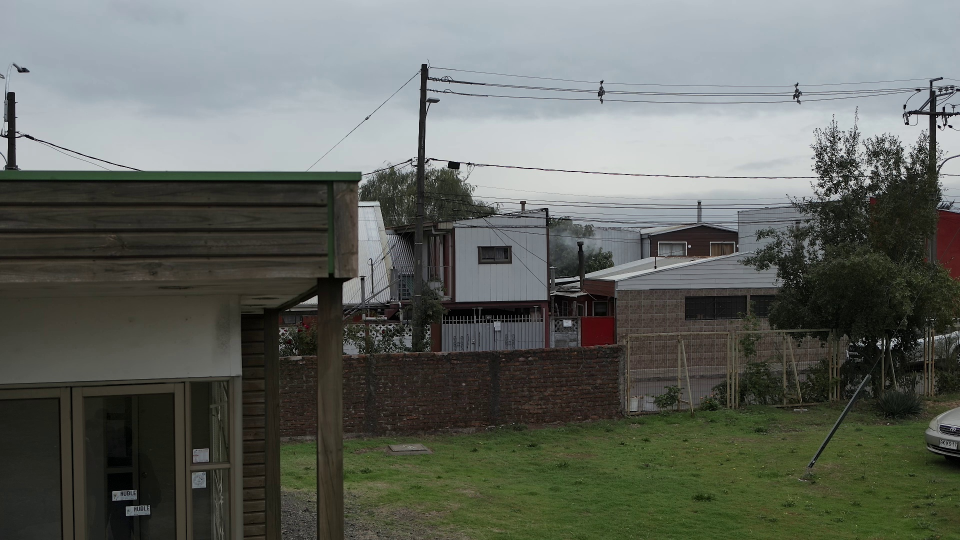
#> input picture dataset/DJI_20250422114842_0003_frame_000000.jpg, 1920 x 1080 px, found by its file name (shown at 1/2 size); its folder holds only this picture in this run
$ python 01_filter_dataset.py
#> lines starting #> are read from the running program, lines starting #| are printed output that depends on the picture
import os
import cv2
import shutil
import numpy as np
from skimage.metrics import structural_similarity as ssim
from concurrent.futures import ThreadPoolExecutor
from tqdm import tqdm

# CONFIGURACION
# Usamos r"" para evitar problemas con los backslashes en Windows
INPUT_DIR = r"..\dataset"
OUTPUT_DIR = r"..\filtered_dataset"
THRESHOLD = 0.6
FIXED_SIZE = (960, 540)  # Tamaño fijo para el cálculo de SSIM
MAX_WORKERS = 4  # Número de threads paralelos

def process_image(args):
    """
    Procesa una imagen: Carga BGR -> Convierte a Grayscale -> Redimensiona.
    Retorna (img_name, img_gray_resized, img_path)
    """
    img_name, img_path = args
    try:
        # OpenCV carga en BGR por defecto
        current_img = cv2.imread(img_path, cv2.IMREAD_COLOR)
#> current_img is the input picture: shape (1080, 1920, 3); mean B, G, R 96, 102.1, 98.1
        if current_img is None:
            return None

        # Convertir a escala de grises
        current_gray = cv2.cvtColor(current_img, cv2.COLOR_BGR2GRAY)
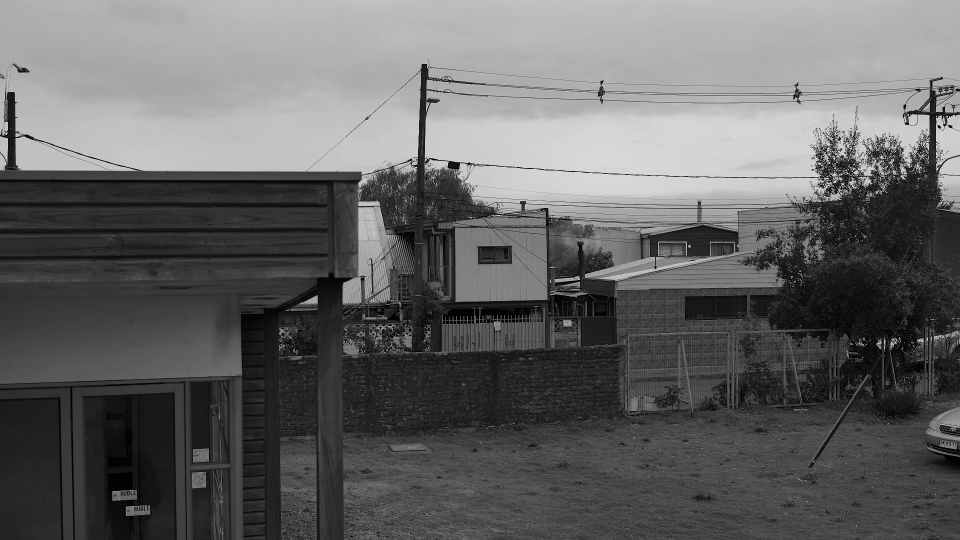
#> current_gray: shape (1080, 1920) (shown at 1/2 size); min 0, max 239, mean 100.2

        # Redimensionar la imagen en escala de grises
        current_resized = cv2.resize(current_gray, FIXED_SIZE)
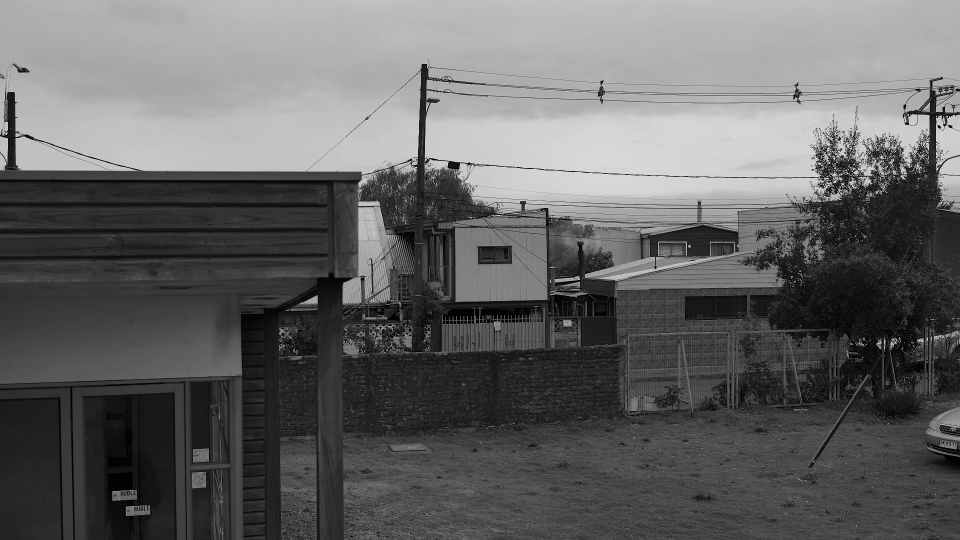
#> current_resized: shape (540, 960); min 0, max 225, mean 100.3

        return (img_name, current_resized, img_path)
    except Exception as e:
        print(f"Error procesando {img_name}: {e}")
        return None

def filter_redundant_images():
    if not os.path.exists(INPUT_DIR):
        print(f"Error: No existe el directorio de entrada: {INPUT_DIR}")
        return

    os.makedirs(OUTPUT_DIR, exist_ok=True)

    # Filtrar solo extensiones de imagen válidas
    images = sorted([
        f for f in os.listdir(INPUT_DIR)
        if f.lower().endswith(('.jpg', '.png', '.jpeg'))
    ])

    if not images:
        print("No se encontraron imágenes en el directorio.")
        return

    print(f"Procesando {len(images)} imágenes en paralelo ({MAX_WORKERS} threads)...")

    # 1. Cargar y preprocesar en paralelo
    image_pairs = [(img_name, os.path.join(INPUT_DIR, img_name)) for img_name in images]

    with ThreadPoolExecutor(max_workers=MAX_WORKERS) as executor:
        results = list(tqdm(
            executor.map(process_image, image_pairs),
            total=len(image_pairs),
            desc="Cargando y convirtiendo a Grayscale"
        ))
#> results = 1 item

    # Filtrar errores de carga
    valid_results = [r for r in results if r is not None]
#> valid_results = 1 item

    if not valid_results:
        print("No se pudieron cargar imágenes válidas.")
        return

    # 2. Comparación secuencial (SSIM requiere orden temporal)
    print(f"Comparando {len(valid_results)} imágenes válidas...")
#> (printed output is left out)

    selected_count = 0
    last_image_data = None

    for img_name, current_resized, img_path in tqdm(valid_results, desc="Calculando SSIM y Filtrando"):
        is_distinct = False

        if last_image_data is None:
            # Siempre guardamos el primer frame
            is_distinct = True
        else:
            # SSIM en arrays 2D (Grayscale). No se necesita channel_axis.
            score = ssim(last_image_data, current_resized, data_range=255)

            # Si la similitud es menor al umbral, la imagen es distinta (útil)
            if score < THRESHOLD:
                is_distinct = True

        if is_distinct:
            shutil.copy2(img_path, os.path.join(OUTPUT_DIR, img_name))
            last_image_data = current_resized
            selected_count += 1
#> this loop made 1 pass
#> (img_name, is_distinct, selected_count) on pass 1: ('DJI_20250422114842_0003_frame_000000.jpg', True, 1)
#> after the loop, selected_count = 1

    print(f"FIN")
    print(f"Total imágenes procesadas: {len(images)}")
    print(f"Imágenes seleccionadas: {selected_count}")
#| Imágenes seleccionadas: 1
    print(f"Ratio de retención: {(selected_count/len(images))*100:.2f}%")
#| Ratio de retención: 100.00%

if __name__ == "__main__":
    filter_redundant_images()
